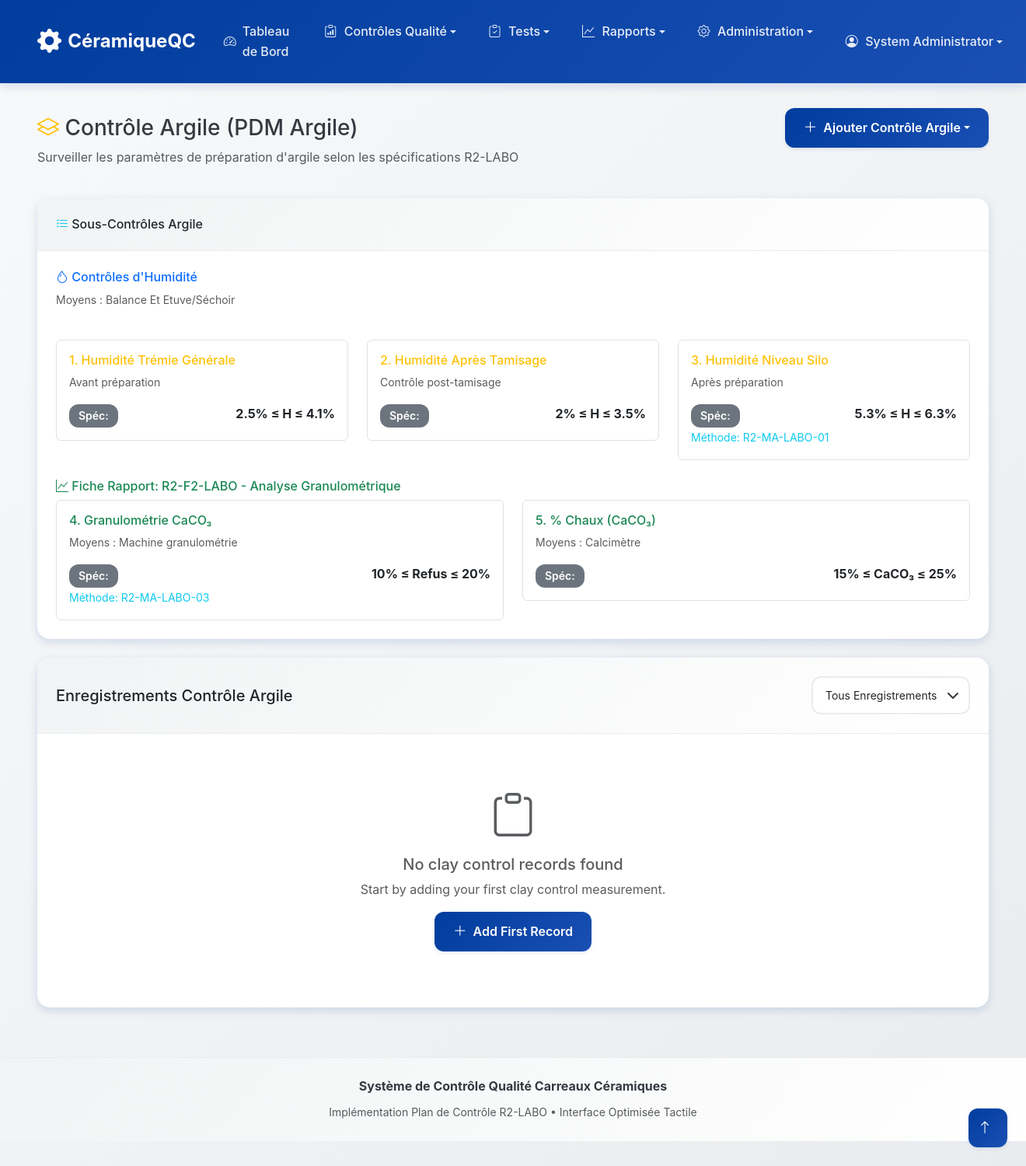
The page /clay/ (signed in) on the database as committed earlier.
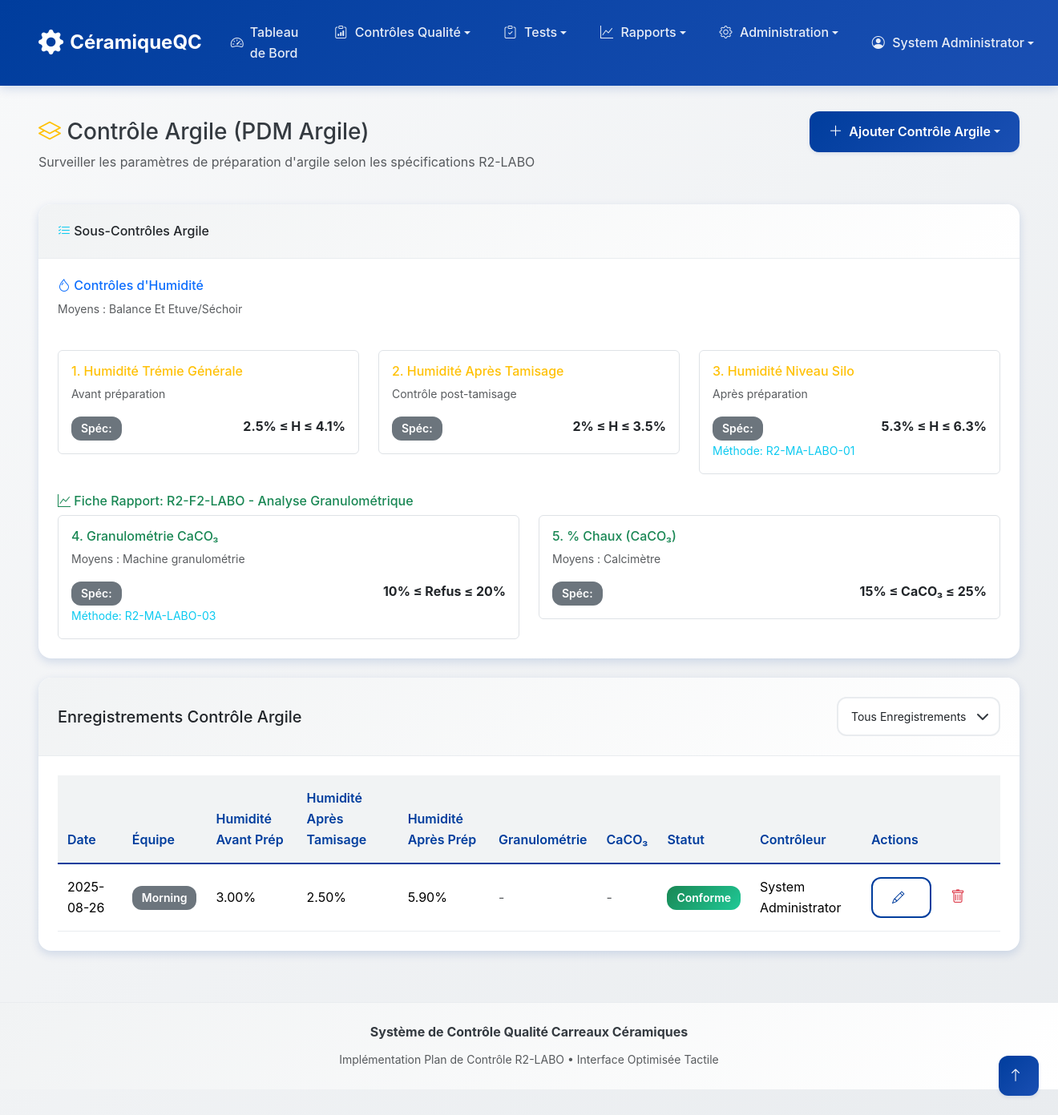
The same page on the database as committed later.
### models.py (models this page shows)
class ClayControl(db.Model):
    id = db.Column(db.Integer, primary_key=True)
    date = db.Column(db.Date, nullable=False, default=date.today)
    shift = db.Column(db.String(20))  # morning, afternoon, night
    measurement_time_1 = db.Column(db.Time)  # First measurement time
    measurement_time_2 = db.Column(db.Time)  # Second measurement time
    humidity_before_prep = db.Column(db.Float)  # 2.5-4.1%
    humidity_after_sieving = db.Column(db.Float)  # 2-3.5%
    humidity_after_prep = db.Column(db.Float)  # 5.3-6.3%
    granulometry_refusal = db.Column(db.Float)  # 10-20%
    calcium_carbonate = db.Column(db.Float)  # 15-25%
    controller_id = db.Column(db.Integer, db.ForeignKey('user.id'))
    compliance_status = db.Column(db.String(20))  # compliant, non_compliant, partial
    notes = db.Column(db.Text)
    created_at = db.Column(db.DateTime, default=datetime.utcnow)
    controller = db.relationship('User', backref='clay_controls')

class User(UserMixin, db.Model):
    id = db.Column(db.Integer, primary_key=True)
    username = db.Column(db.String(64), unique=True, nullable=False)
    email = db.Column(db.String(120), unique=True, nullable=False)
    password_hash = db.Column(db.String(256))
    role = db.Column(db.String(20), default='controller')  # controller, quality_manager, admin
    full_name = db.Column(db.String(100))
    created_at = db.Column(db.DateTime, default=datetime.utcnow)

### routes/clay.py (the view)
@clay_bp.route('/')
@login_required
def clay_controls():
    page = request.args.get('page', 1, type=int)
    controls = ClayControl.query.order_by(ClayControl.date.desc()).paginate(
        page=page, per_page=20, error_out=False)
    return render_template('clay/clay_control.html', controls=controls)

### app.py (called while the page is built)
@login_manager.user_loader
def load_user(user_id):
    from models import User
    return User.query.get(int(user_id))

### templates/clay/clay_control.html (shortened to what the changed rows need)
{% extends "base.html" %}
{% block content %}
<div class="row mb-4">
    <div class="col-12">
        <div class="d-flex justify-content-between align-items-center">
            <h1 class="h3 mb-0">
                <i class="bi bi-layers text-warning"></i> Contrôle Argile (PDM Argile)
            </h1>
        </div>
    </div>
</div>
{% if form %}
<div class="row">
    <div class="col-lg-8">
        <div class="card border-0 shadow-sm">
            <div class="card-header bg-white">
                <h5 class="mb-0">
                    {% if edit %}
                        <i class="bi bi-pencil"></i> Modifier l'Enregistrement de Contrôle Argile
                    {% else %}
                        <i class="bi bi-plus-lg"></i> Ajouter un Nouvel Enregistrement de Contrôle Argile
                    {% endif %}
                </h5>
            </div>
            <div class="card-body">
                <form method="POST" id="clayControlForm">
                    {{ form.hidden_tag() }}
                    <div class="row">
                        <div class="col-md-6 mb-3">
                            {{ form.date.label(class="form-label") }}
                            {{ form.date(class="form-control") }}
                        </div>
                        <div class="col-md-6 mb-3">
                            {{ form.shift.label(class="form-label") }}
                            {{ form.shift(class="form-control") }}
                        </div>
                    </div>
                    <h6 class="text-primary border-bottom pb-2 mb-3">
                        <i class="bi bi-droplet"></i> Contrôles d'Humidité
                        <small class="text-muted">(Balance Et Etuve/Séchoir)</small>
                    </h6>
                    <div class="row">
                        <div class="col-md-4 mb-3">
                            <label class="form-label">
                                <strong>1. Humidité Trémie Générale</strong>
                                <small class="text-muted d-block">Avant préparation</small>
                            </label>
                            <div class="input-group">
                                {{ form.humidity_before_prep(class="form-control", **{"data-min": "2.5", "data-max": "4.1"}) }}
                                <span class="input-group-text">%</span>
                            </div>
                            <small class="text-muted">Spéc: 2.5% ≤ H ≤ 4.1%</small>
                            <div class="invalid-feedback"></div>
                        </div>
                        <div class="col-md-4 mb-3">
                            <label class="form-label">
                                <strong>2. Humidité Après Tamisage</strong>
                                <small class="text-muted d-block">Contrôle post-tamisage</small>
                            </label>
                            <div class="input-group">
                                {{ form.humidity_after_sieving(class="form-control", **{"data-min": "2.0", "data-max": "3.5"}) }}
                                <span class="input-group-text">%</span>
                            </div>
                            <small class="text-muted">Spéc: 2% ≤ H ≤ 3.5%</small>
                            <div class="invalid-feedback"></div>
                        </div>
                        <div class="col-md-4 mb-3">
                            <label class="form-label">
                                <strong>3. Humidité Niveau Silo</strong>
                                <small class="text-muted d-block">Après préparation</small>
                            </label>
                            <div class="input-group">
                                {{ form.humidity_after_prep(class="form-control", **{"data-min": "5.3", "data-max": "6.3"}) }}
                                <span class="input-group-text">%</span>
                            </div>
                            <small class="text-muted">Spéc: 5.3% ≤ H ≤ 6.3% (R2-MA-LABO-01)</small>
                            <div class="invalid-feedback"></div>
                        </div>
                    </div>
                    <h6 class="text-success border-bottom pb-2 mb-3">
                        <i class="bi bi-graph-up"></i> R2-F2-LABO - Analyse Granulométrique
                    </h6>
                    <div class="row">
                        <div class="col-md-6 mb-3">
                            <label class="form-label">
                                <strong>4. Granulométrie après tamis CaCO₃</strong>
                                <small class="text-muted d-block">Moyens : Machine granulométrie</small>
                            </label>
                            <div class="input-group">
                                {{ form.granulometry_refusal(class="form-control", **{"data-min": "10", "data-max": "20"}) }}
                                <span class="input-group-text">% Refus</span>
                            </div>
                            <small class="text-muted">Spéc: 10% ≤ Refus ≤ 20% (R2-MA-LABO-03)</small>
                            <div class="invalid-feedback"></div>
                        </div>
                        <div class="col-md-6 mb-3">
                            <label class="form-label">
                                <strong>5. % Chaux (argile)</strong>
                                <small class="text-muted d-block">Moyens : Calcimètre</small>
                            </label>
                            <div class="input-group">
                                {{ form.calcium_carbonate(class="form-control", **{"data-min": "15", "data-max": "25"}) }}
                                <span class="input-group-text">% CaCO₃</span>
                            </div>
                            <small class="text-muted">Spéc: 15% ≤ CaCO₃ ≤ 25%</small>
                            <div class="invalid-feedback"></div>
                        </div>
                    </div>
                    <div class="mb-3">
                        {{ form.notes.label(class="form-label") }}
                        {{ form.notes(class="form-control", rows="3") }}
                    </div>
                    <div class="d-flex gap-2">
                        <button type="submit" class="btn btn-primary">
                            <i class="bi bi-check-lg"></i> {% if edit %}Modifier{% else %}Enregistrer{% endif %} Contrôle
                        </button>
                        <a href="{{ url_for('clay.clay_controls') }}" class="btn btn-outline-secondary">
                            <i class="bi bi-arrow-left"></i> Retour à la Liste
                        </a>
                    </div>
                </form>
            </div>
        </div>
    </div>
    <div class="col-lg-4">
        <div class="card border-0 shadow-sm">
            <div class="card-header bg-light">
                <h6 class="mb-0"><i class="bi bi-lightbulb text-warning"></i> Guidelines</h6>
            </div>
            <div class="card-body">
                <h6>Daily Measurements:</h6>
                <ul class="list-unstyled">
                    <li><i class="bi bi-check text-success"></i> Humidity before prep (1x/day)</li>
                    <li><i class="bi bi-check text-success"></i> Humidity after prep (4x/day)</li>
                </ul>
                <h6 class="mt-3">Mesures Hebdomadaires:</h6>
                <ul class="list-unstyled">
                    <li><i class="bi bi-check text-success"></i> Humidité après tamisage</li>
                    <li><i class="bi bi-check text-success"></i> Refus granulométrie</li>
                    <li><i class="bi bi-check text-success"></i> Carbonate de calcium</li>
                </ul>
                <div class="alert alert-info mt-3">
                    <i class="bi bi-info-circle"></i>
                    <strong>Note:</strong> Toutes les mesures sont automatiquement validées selon les spécifications R2-LABO.
                </div>
            </div>
        </div>
    </div>
</div>
{% else %}
<div class="row">
    <div class="col-12">
        <div class="card border-0 shadow-sm">
            <div class="card-body">
                {% if controls.items %}
                <div class="table-responsive">
                    <table class="table table-hover">
                        <thead>
                            <tr>
                                <th>Date</th>
                                <th>Équipe</th>
                                <th>Humidité Avant Prép</th>
                                <th>Humidité Après Tamisage</th>
                                <th>Humidité Après Prép</th>
                                <th>Granulométrie</th>
                                <th>CaCO₃</th>
                                <th>Statut</th>
                                <th>Contrôleur</th>
                                <th>Actions</th>
                            </tr>
                        </thead>
                        <tbody>
                            {% for control in controls.items %}
                            <tr>
                                <td>{{ control.date.strftime('%Y-%m-%d') }}</td>
                                <td>
                                    {% if control.shift %}
                                        <span class="badge bg-secondary">{{ control.shift|title }}</span>
                                    {% endif %}
                                </td>
                                <td>
                                    {% if control.humidity_before_prep %}
                                        {{ "%.2f"|format(control.humidity_before_prep) }}%
                                    {% else %}
                                        <span class="text-muted">-</span>
                                    {% endif %}
                                </td>
                                <td>
                                    {% if control.humidity_after_sieving %}
                                        {{ "%.2f"|format(control.humidity_after_sieving) }}%
                                    {% else %}
                                        <span class="text-muted">-</span>
                                    {% endif %}
                                </td>
                                <td>
                                    {% if control.humidity_after_prep %}
                                        {{ "%.2f"|format(control.humidity_after_prep) }}%
                                    {% else %}
                                        <span class="text-muted">-</span>
                                    {% endif %}
                                </td>
                                <td>
                                    {% if control.granulometry_refusal %}
                                        {{ "%.2f"|format(control.granulometry_refusal) }}%
                                    {% else %}
                                        <span class="text-muted">-</span>
                                    {% endif %}
                                </td>
                                <td>
                                    {% if control.calcium_carbonate %}
                                        {{ "%.2f"|format(control.calcium_carbonate) }}%
                                    {% else %}
                                        <span class="text-muted">-</span>
                                    {% endif %}
                                </td>
                                <td>
                                    {% if control.compliance_status == 'compliant' %}
                                        <span class="badge bg-success">Conforme</span>
                                    {% elif control.compliance_status == 'non_compliant' %}
                                        <span class="badge bg-danger">Non-Conforme</span>
                                    {% else %}
                                        <span class="badge bg-secondary">Partiel</span>
                                    {% endif %}
                                </td>
                                <td>{{ control.controller.full_name if control.controller else 'Inconnu' }}</td>
                                <td>
                                    <div class="btn-group btn-group-sm">
                                        <a href="{{ url_for('clay.edit_clay_control', id=control.id) }}"
                                           class="btn btn-outline-primary">
                                            <i class="bi bi-pencil"></i>
                                        </a>
                                        {% if current_user.role in ['admin', 'quality_manager'] %}
                                        <form method="POST" action="{{ url_for('clay.delete_clay_control', id=control.id) }}"
                                              style="display: inline;" onsubmit="return confirm('Are you sure?')">
                                            <button type="submit" class="btn btn-outline-danger">
                                                <i class="bi bi-trash"></i>
                                            </button>
                                        </form>
                                        {% endif %}
                                    </div>
                                </td>
                            </tr>
                            {% endfor %}
                        </tbody>
                    </table>
                </div>
                {% else %}
                <div class="text-center py-5">
                    <i class="bi bi-clipboard text-muted display-4"></i>
                    <h5 class="text-muted mt-3">No clay control records found</h5>
                    <p class="text-muted">Start by adding your first clay control measurement.</p>
                    <a href="{{ url_for('clay.add_clay_control') }}" class="btn btn-primary">
                        <i class="bi bi-plus-lg"></i> Add First Record
                    </a>
                </div>
                {% endif %}
            </div>
        </div>
    </div>
</div>
{% endif %}
{% endblock %}

Rows that differ between the two databases and show on the page:
added ClayControl: date "2025-08-26", shift "Morning", humidity_before_prep "3.00", humidity_after_sieving "2.50", humidity_after_prep "5.90", compliance_status "Conforme", controller "System Administrator"
Other text that changed with them:
text no longer shown: "No clay control records found Start by adding your first clay control measurement. Add First Record"
text now shown: "Date Équipe Humidité Avant Prép Humidité Après Tamisage Humidité Après Prép Granulométrie CaCO₃ Statut Contrôleur Actions"
